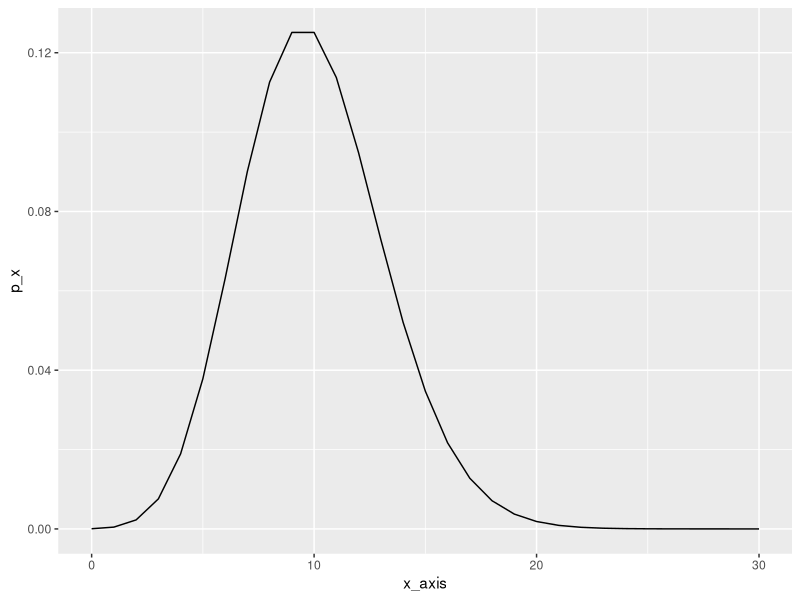
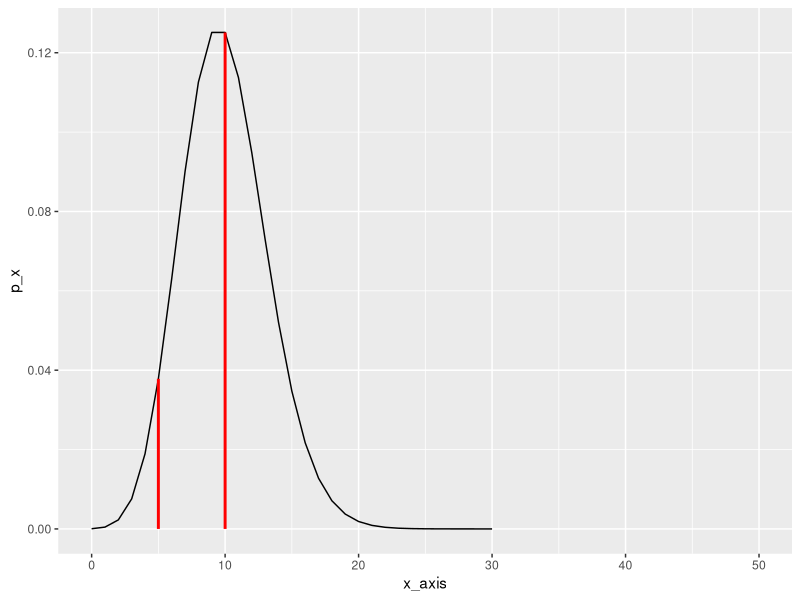
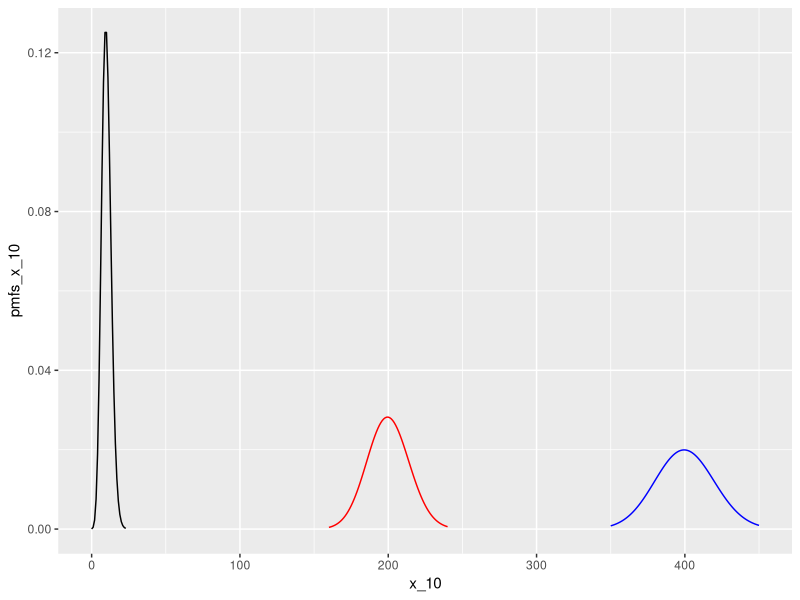
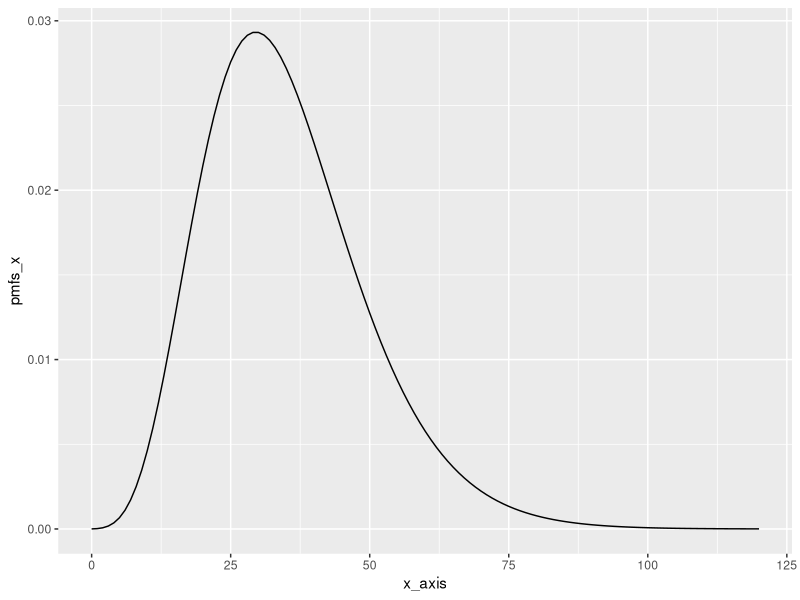
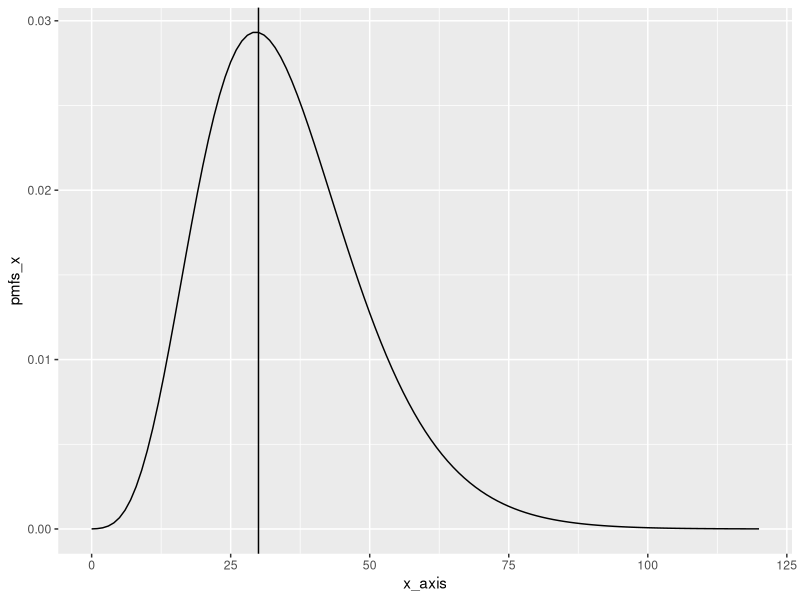

Source code (R) for these figures, in order:
## ---- chunk 1
library(ggplot2)
## ---- chunk 2
lambda = 10
x_axis= (0:30)
p_x = dpois(x_axis, lambda)

ggplot() +
  geom_line(aes(x=x_axis, y=p_x))

## ---- chunk 3
names(p_x) = x_axis
p_x
## ---- chunk 4
c(p_x["5"], p_x["10"], p_x["30"], p_x["50"])
## ---- chunk 5
ggplot() +
  geom_line(aes(x=x_axis, y=p_x)) +
  geom_segment(aes(x = 5, y = 0, xend = 5, yend = p_x["5"]), color="red", size =1) +
  geom_segment(aes(x = 10, y = 0, xend = 10, yend = p_x["10"]), color="red", size =1) +
  geom_segment(aes(x = 30, y = 0, xend = 30, yend = p_x["30"]), color="red", size =1) +
  geom_segment(aes(x = 50, y = 0, xend = 50, yend = p_x["50"]), color="red", size =1)
## ---- chunk 6
options(repr.plot.width = 18, repr.plot.height = 6)

x_10 = (0:23)
pmfs_x_10 = dpois(x_10, 10)

x_200 = (160:240)
pmfs_x_200 = dpois(x_200, 200)

x_400 = (350:450)
pmfs_x_400 = dpois(x_400, 400)

ggplot() +
  geom_line(aes(x_10, pmfs_x_10)) +
  geom_line(aes(x_200, pmfs_x_200), color="red") +
  geom_line(aes(x_400, pmfs_x_400), color="blue")
## ---- chunk 7
p=1/6

x_axis = (0:120)

pmfs_x = dnbinom(x_axis, 7, p)

ggplot() +
  geom_line(aes(x_axis, pmfs_x))
## ---- chunk 8
c(max(pmfs_x), which.max(pmfs_x))
## ---- chunk 9
p=1/6

x_axis = (0:120)

pmfs_x = dnbinom(x_axis, 7, p)

ggplot() +
  geom_line(aes(x_axis, pmfs_x)) +
  geom_vline(aes(xintercept=30))  
## ---- chunk 10
print("Sum of firt chunk")
sum(pmfs_x[1:30])

print("Sum of second chunk")
sum(pmfs_x[-(1:30)])

print("Sum of total")
sum(pmfs_x)
## ---- chunk 11
rnbinom(10, 7, 1/6)
## ---- chunk 12
mean(rnbinom(1000, 7, 1/6))
